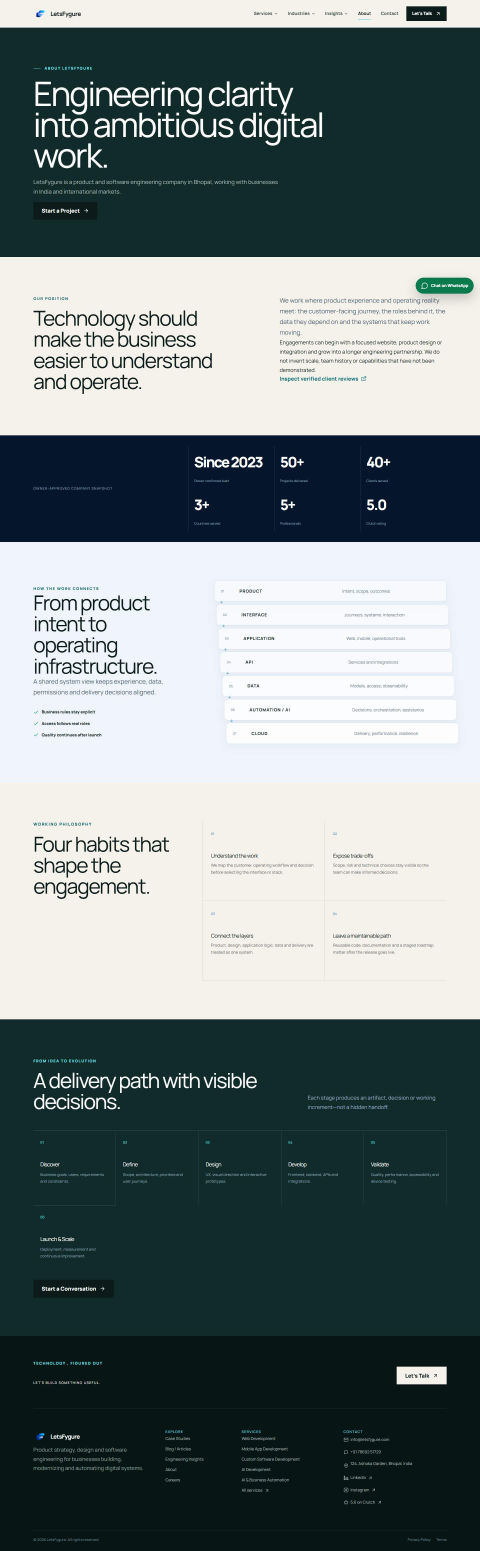
#> input picture audit/reassessment/screenshots/desktop/about.jpg, 1440 x 4652 px, given in place of home.jpg, which was not available (shown at 1/3 size)
$ python montage.py
#> lines starting #> are read from the running program, lines starting #| are printed output that depends on the picture; pictures that were not available may be replaced by others from this repository, and a replacement may not be noted
from pathlib import Path
from PIL import Image, ImageDraw, ImageFont

root = Path(__file__).parent
groups = {
    "desktop-overview": ("desktop", ["home", "services", "industries", "case-studies", "about", "insights", "career", "contact"], 3, 1350, 420),
    "mobile-overview": ("mobile", ["home", "services", "industries", "case-studies", "about", "insights", "career", "contact"], 4, 1450, 300),
    "desktop-services": ("desktop", ["services--web-development", "services--mobile-app-development", "services--custom-software-development", "services--ai-development", "services--ai-automation", "services--ui-ux-design", "services--ecommerce-development", "services--seo", "services--digital-marketing", "services--api-integrations"], 4, 1400, 340),
    "desktop-cases": ("desktop", ["case-studies--ongole-property", "case-studies--naystrip", "case-studies--mozno-wealth", "case-studies--snow-feather-adventure", "case-studies--rs-constructions", "case-studies--continental-mercantile"], 3, 1500, 420),
    "mobile-cases": ("mobile", ["case-studies--ongole-property", "case-studies--naystrip", "case-studies--mozno-wealth", "case-studies--snow-feather-adventure", "case-studies--rs-constructions", "case-studies--continental-mercantile"], 3, 1650, 300),
}

for name, (device, files, columns, top, width) in groups.items():
    margin, label_height, gap = 20, 42, 20
    tiles = []
    for file in files:
        with Image.open(root / "screenshots" / device / f"{file}.jpg") as screenshot:
#> screenshot is the input picture: PIL image 1440x4652 RGB; mean R, G, B 114.8, 126.8, 127.7
            image = screenshot.crop((0, 0, screenshot.width, min(top, screenshot.height)))
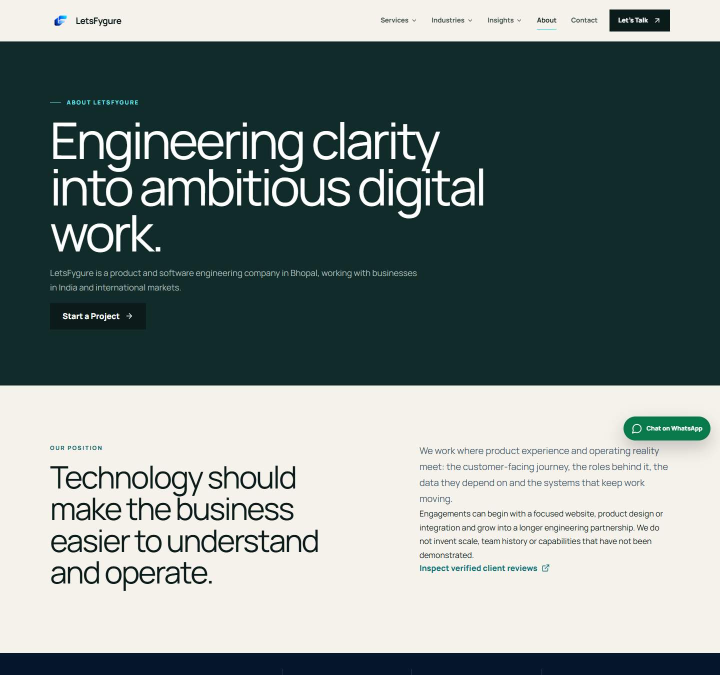
#> image: PIL image 1440x1350 RGB (shown at 1/2 size); mean R, G, B 120.7, 133.5, 131.4
            height = round(image.height * width / image.width)
#> height = 394
            image = image.resize((width, height), Image.Resampling.LANCZOS)
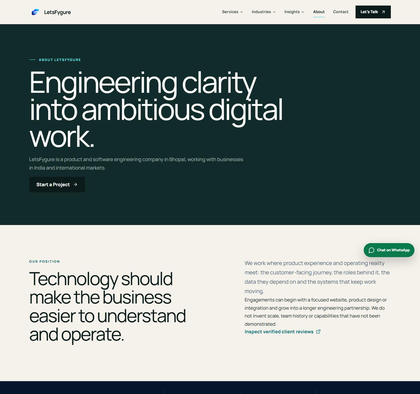
#> image: PIL image 420x394 RGB; mean R, G, B 120.6, 133.3, 131.2
#> (the run stopped early here; a loop or call above may not have finished)

$ run again, on audit/reassessment/screenshots/mobile/career.jpg
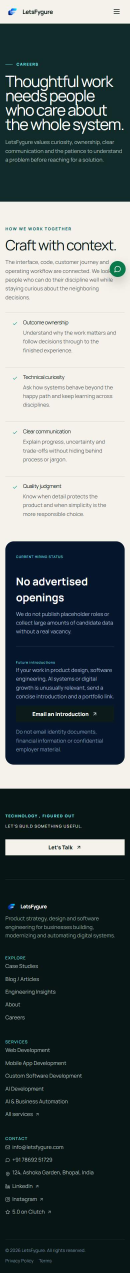
#> input picture audit/reassessment/screenshots/mobile/career.jpg, 390 x 3817 px, given in place of home.jpg, which was not available (shown at 1/3 size)
#> screenshot is the input picture: PIL image 390x3817 RGB; mean R, G, B 90, 100.5, 101.7
#> `image = screenshot.crop((0, 0, screenshot.width, min(top, screenshot.h..`:
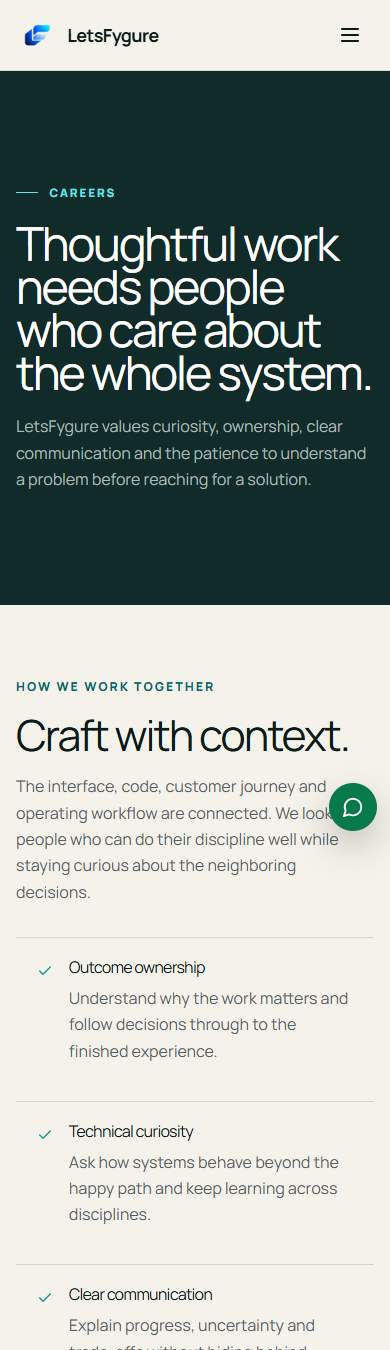
#> image: PIL image 390x1350 RGB; mean R, G, B 155.7, 164.4, 160.4
#> `image = image.resize((width, height), Image.Resampling.LANCZOS)`:
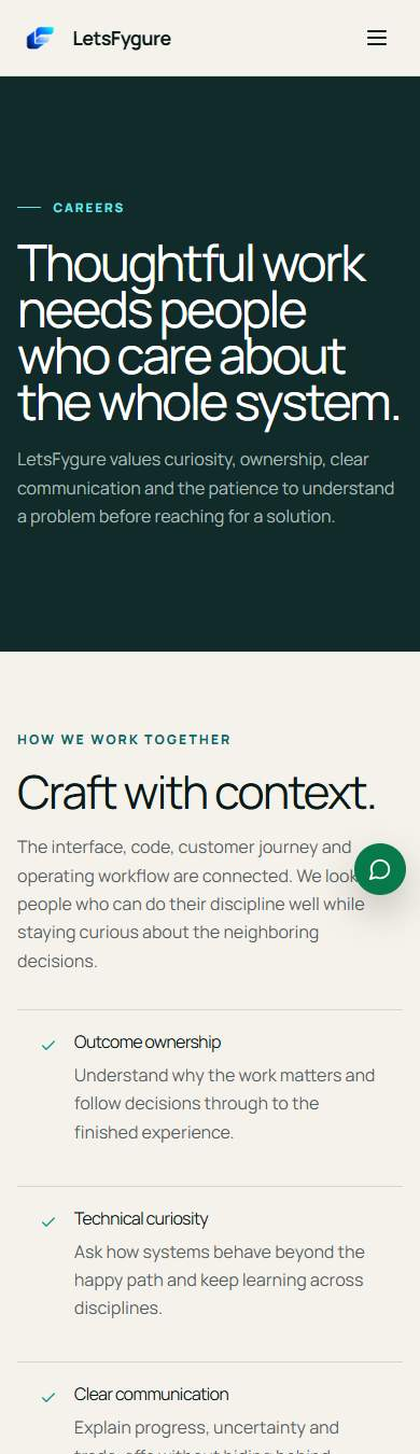
#> image: PIL image 420x1454 RGB; mean R, G, B 155.7, 164.2, 160.3
